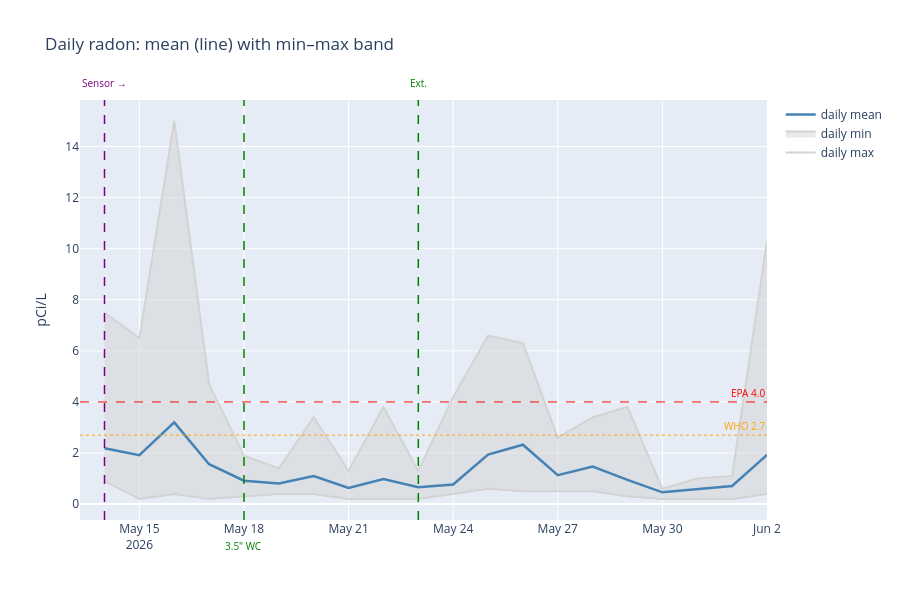

The code cell stored with this chart in its notebook:
### Markdown cell above
## Daily aggregates

### Code cell
daily = df_post['radon'].resample('D').agg(['mean', 'min', 'max', 'count'])

fig = go.Figure()
fig.add_trace(go.Scatter(x=daily.index, y=daily['max'], name='daily max',
                         line=dict(color='lightgray'), mode='lines'))
fig.add_trace(go.Scatter(x=daily.index, y=daily['min'], name='daily min',
                         line=dict(color='lightgray'), mode='lines', fill='tonexty'))
fig.add_trace(go.Scatter(x=daily.index, y=daily['mean'], name='daily mean',
                         line=dict(color='steelblue', width=2.5)))
fig.update_layout(title='Daily radon: mean (line) with min–max band', yaxis_title='pCi/L', xaxis_title='')
annotate(fig, events=EVENTS_POST)
fig.show()

### Figure 1 — Plotly figure (JSON) as saved in the notebook; plotly's stock layout.template omitted (floating-point values rounded to 4 significant figures)
{"data": [{"line": {"color": "lightgray"}, "mode": "lines", "name": "daily max", "type": "scatter", "x": ["2026-05-14T00:00:00.000000", "2026-05-15T00:00:00.000000", "2026-05-16T00:00:00.000000", "2026-05-17T00:00:00.000000", "2026-05-18T00:00:00.000000", "2026-05-19T00:00:00.000000", "2026-05-20T00:00:00.000000", "2026-05-21T00:00:00.000000", "2026-05-22T00:00:00.000000", "2026-05-23T00:00:00.000000", "2026-05-24T00:00:00.000000", "2026-05-25T00:00:00.000000", "2026-05-26T00:00:00.000000", "2026-05-27T00:00:00.000000", "2026-05-28T00:00:00.000000", "2026-05-29T00:00:00.000000", "2026-05-30T00:00:00.000000", "2026-05-31T00:00:00.000000", "2026-06-01T00:00:00.000000", "2026-06-02T00:00:00.000000"], "y": [7.5, 6.5, 15.0, 4.7, 1.9, 1.4, 3.4, 1.3, 3.8, 1.3, 4.2, 6.6, 6.3, 2.6, 3.4, 3.8, 0.6, 1.0, 1.1, 10.3]}, {"fill": "tonexty", "line": {"color": "lightgray"}, "mode": "lines", "name": "daily min", "type": "scatter", "x": ["2026-05-14T00:00:00.000000", "2026-05-15T00:00:00.000000", "2026-05-16T00:00:00.000000", "2026-05-17T00:00:00.000000", "2026-05-18T00:00:00.000000", "2026-05-19T00:00:00.000000", "2026-05-20T00:00:00.000000", "2026-05-21T00:00:00.000000", "2026-05-22T00:00:00.000000", "2026-05-23T00:00:00.000000", "2026-05-24T00:00:00.000000", "2026-05-25T00:00:00.000000", "2026-05-26T00:00:00.000000", "2026-05-27T00:00:00.000000", "2026-05-28T00:00:00.000000", "2026-05-29T00:00:00.000000", "2026-05-30T00:00:00.000000", "2026-05-31T00:00:00.000000", "2026-06-01T00:00:00.000000", "2026-06-02T00:00:00.000000"], "y": [0.9, 0.2, 0.4, 0.2, 0.3, 0.4, 0.4, 0.2, 0.2, 0.2, 0.4, 0.6, 0.5, 0.5, 0.5, 0.3, 0.2, 0.2, 0.2, 0.4]}, {"line": {"color": "steelblue", "width": 2.5}, "name": "daily mean", "type": "scatter", "x": ["2026-05-14T00:00:00.000000", "2026-05-15T00:00:00.000000", "2026-05-16T00:00:00.000000", "2026-05-17T00:00:00.000000", "2026-05-18T00:00:00.000000", "2026-05-19T00:00:00.000000", "2026-05-20T00:00:00.000000", "2026-05-21T00:00:00.000000", "2026-05-22T00:00:00.000000", "2026-05-23T00:00:00.000000", "2026-05-24T00:00:00.000000", "2026-05-25T00:00:00.000000", "2026-05-26T00:00:00.000000", "2026-05-27T00:00:00.000000", "2026-05-28T00:00:00.000000", "2026-05-29T00:00:00.000000", "2026-05-30T00:00:00.000000", "2026-05-31T00:00:00.000000", "2026-06-01T00:00:00.000000", "2026-06-02T00:00:00.000000"], "y": [2.186, 1.913, 3.2, 1.562, 0.9176, 0.8083, 1.1, 0.6357, 0.9792, 0.6643, 0.7708, 1.94, 2.325, 1.135, 1.47, 0.9462, 0.4615, 0.5833, 0.7083, 1.925]}], "layout": {"annotations": [{"font": {"color": "red", "size": 10}, "showarrow": false, "text": "EPA 4.0", "x": 1, "xanchor": "right", "xref": "x domain", "y": 4.0, "yanchor": "bottom", "yref": "y"}, {"font": {"color": "orange", "size": 10}, "showarrow": false, "text": "WHO 2.7", "x": 1, "xanchor": "right", "xref": "x domain", "y": 2.7, "yanchor": "bottom", "yref": "y"}, {"font": {"color": "purple", "size": 10}, "showarrow": false, "text": "Sensor →", "x": "2026-05-14T00:00:00", "xanchor": "center", "xref": "x", "y": 1.02, "yanchor": "bottom", "yref": "y domain"}, {"font": {"color": "green", "size": 10}, "showarrow": false, "text": "3.5\" WC", "x": "2026-05-18T00:00:00", "xanchor": "center", "xref": "x", "y": -0.04, "yanchor": "top", "yref": "y domain"}, {"font": {"color": "green", "size": 10}, "showarrow": false, "text": "Ext.", "x": "2026-05-23T00:00:00", "xanchor": "center", "xref": "x", "y": 1.02, "yanchor": "bottom", "yref": "y domain"}], "height": 600, "shapes": [{"line": {"color": "red", "dash": "dash", "width": 1}, "type": "line", "x0": 0, "x1": 1, "xref": "x domain", "y0": 4.0, "y1": 4.0, "yref": "y"}, {"line": {"color": "orange", "dash": "dot", "width": 1}, "type": "line", "x0": 0, "x1": 1, "xref": "x domain", "y0": 2.7, "y1": 2.7, "yref": "y"}, {"line": {"color": "purple", "dash": "dash", "width": 1.5}, "type": "line", "x0": "2026-05-14T00:00:00", "x1": "2026-05-14T00:00:00", "xref": "x", "y0": 0, "y1": 1, "yref": "y domain"}, {"line": {"color": "green", "dash": "dash", "width": 1.5}, "type": "line", "x0": "2026-05-18T00:00:00", "x1": "2026-05-18T00:00:00", "xref": "x", "y0": 0, "y1": 1, "yref": "y domain"}, {"line": {"color": "green", "dash": "dash", "width": 1.5}, "type": "line", "x0": "2026-05-23T00:00:00", "x1": "2026-05-23T00:00:00", "xref": "x", "y0": 0, "y1": 1, "yref": "y domain"}], "title": {"text": "Daily radon: mean (line) with min–max band"}, "xaxis": {"title": {"text": ""}}, "yaxis": {"title": {"text": "pCi/L"}}}}
